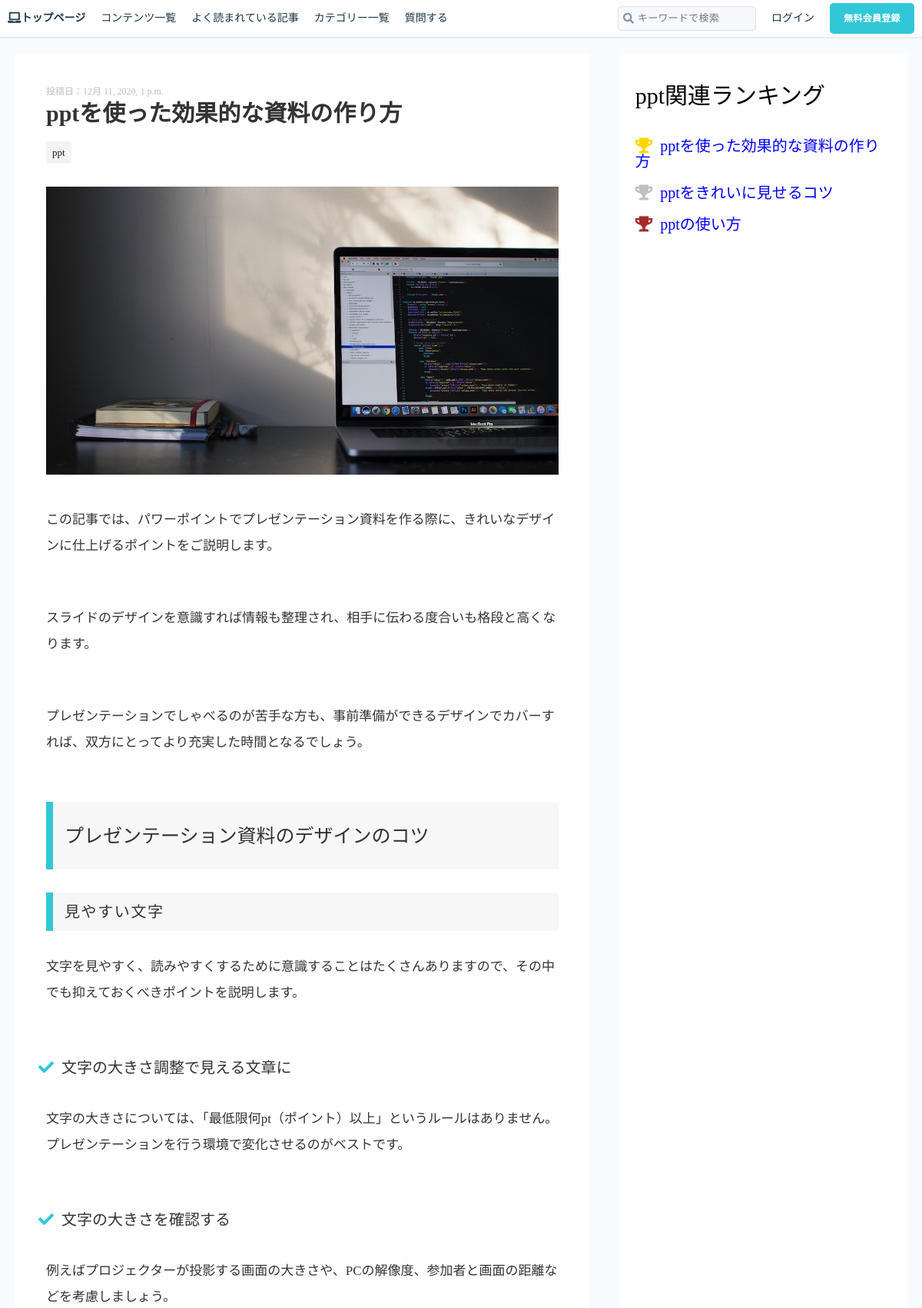
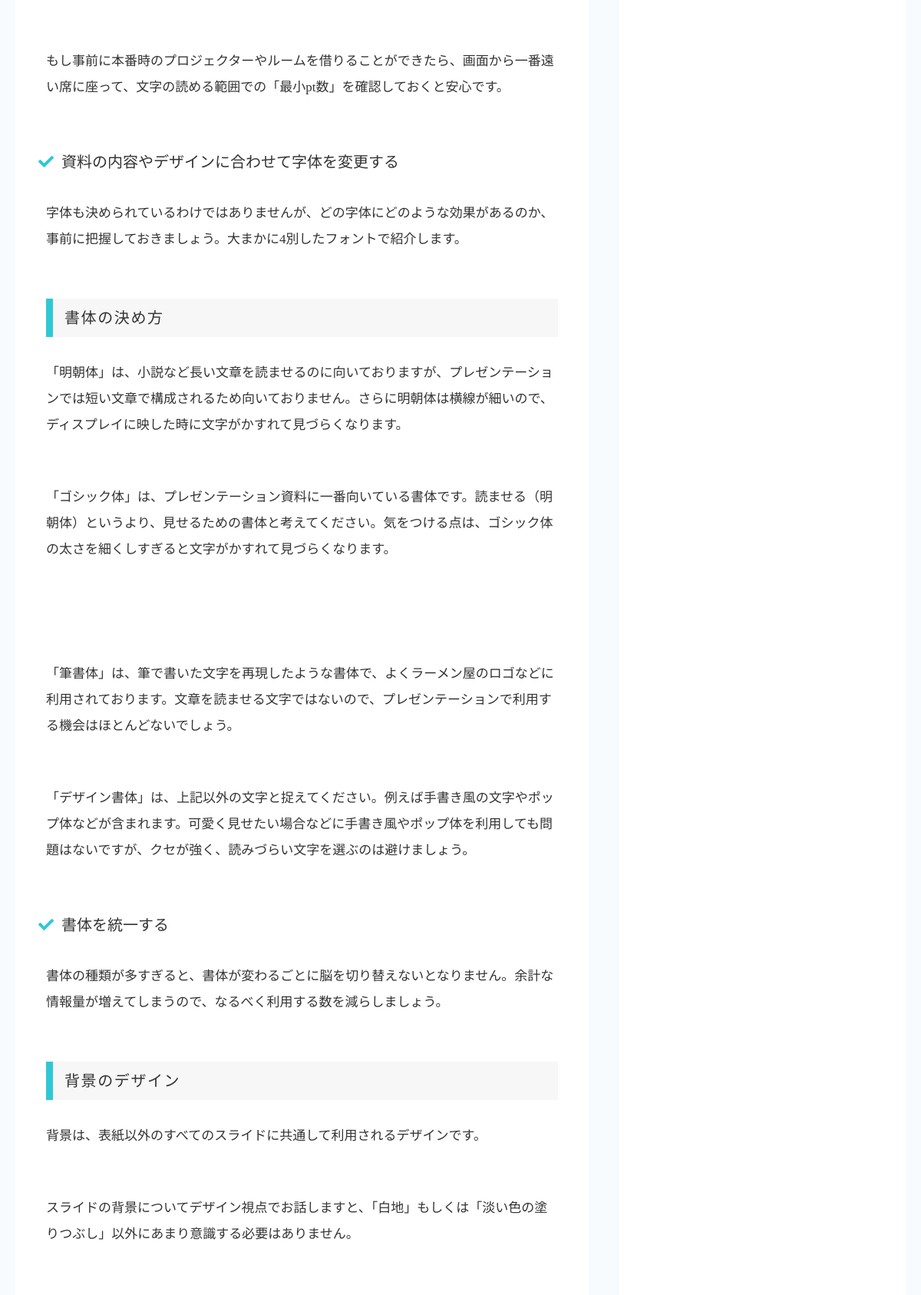
Screenshot of /blog/post/7/detail/ (upper part) with the database file from the repository (2 pictures, top to bottom).
### blogs/models.py (models this page shows, shortened)
class PostModel(models.Model):
    category = models.ForeignKey(Category, on_delete=models.CASCADE)
    tags = models.ManyToManyField(Tag, blank=True)
    title = models.CharField(max_length=255)
    eye_catch = models.ImageField(upload_to='media/', blank=True)
    content = RichTextUploadingField(blank=True, null=True)
    description = models.TextField(blank=True)
    created_at = models.DateTimeField(auto_now_add=True)
    updated_at = models.DateTimeField(auto_now=True)
    published_at = models.DateTimeField(blank=True, null=True)
    is_public = models.BooleanField(default=False)
    views = models.PositiveIntegerField(default=0)
    class Meta:
        ordering = ['-created_at']
    def save(self, *args, **kwargs):
        if self.is_public and not self.published_at:
            self.published_at = timezone.now()
        super().save(*args, **kwargs)

class Tag(models.Model):
    name = models.CharField(max_length=255)
    slug = models.SlugField(unique=True)
    timestamp = models.DateTimeField(auto_now_add=True)

class Category(models.Model):
    parent = models.ForeignKey(
        'self', related_name='children', on_delete=models.CASCADE, blank=True, null=True)
    name = models.CharField(max_length=255)
    slug = models.SlugField(unique=True)
    timestamp = models.DateTimeField(auto_now_add=True)
    def __str__(self):
        return self.name

### blogs/views.py (the view)
# urls.py: path('post/<int:pk>/detail/', PostDetail.as_view(), name='post_detail'),
class PostDetail(DetailView):
    model = PostModel
    template_name = 'blogs/post.html'
    def get_object(self, queryset=None):
        obj = super().get_object(queryset=queryset)
        if not obj.is_public:
            raise Http404
        obj.views += 1
        obj.save()
        return obj
    def get_context_data(self, *args, **kwargs):
        context = super().get_context_data(*args, **kwargs)
        context["allcats"] = Category.objects.filter(parent=None)
        context["category_ranking"] = PostModel.objects.filter(
            category_id=self.object.category_id).order_by('-views')
        context["related_posts"] = PostModel.objects.filter(
            category_id=self.object.category_id).exclude(pk=self.object.pk)
        if self.request.user.is_authenticated:
            context["like"] = Like.objects.filter(
                Q(user=self.request.user) & Q(post=self.object))
        return context

### templates/blogs/post.html (shortened to what this page needs)
{% extends 'base.html' %}
{% load static %}
{% block customcss %}
    <link rel="stylesheet" href="{% static 'css/semantic.min.css' %}">
    <link rel="stylesheet" href="{% static 'css/style.css' %}">
    <link rel="stylesheet" href="{% static 'css/reset.css' %}">
{% endblock customcss %}
{% block main %}
<div id="list-global-container">
    <div class="list-main-container">
    <div class="p-date-box">
        <p class="p-date">投稿日：{{object.published_at}}</p>
    </div>
    <h1 class="p-entry-title">{{object.title}}</h1>
    {% for tag in object.tags.all %}
    <div class="p-tags">
        <a href="p-tab-link">
            <span class="p-tag-name">{{tag.name}}</span>
        </a>
    </div>
    {% endfor %}
    <div class="p-content">
        {{object.content |safe}}
    </div>
    </div>
    <div class="list-aside-container">
        <h2 class="entry-title">{{object.category.slug}}関連ランキング</h2>
        {% for item in category_ranking %}
        <div class="list-item">
            <div class="link-box">
                {% if user.id %}
                <a href="{% url 'save_history'  item.pk %}" class="link-item">
                {% else %}
                <a href="{% url 'post_detail'  item.pk %}" class="link-item">
                {% endif%}
                    <h3 class="item-title"><span class="ranking-order"></span><span class="ranking-headline">{{item.title}}</span></h3>
                </a>
            </div>
        </div>
        {% endfor %}
    </div>
</div>
{% endblock main %}

### static/css/style.css (style rules this page uses)
* { box-sizing: border-box; }
body { color: #8491a5; font-family: "AvenirNext", "Lato", "Hirago KakuGothic ProN", Meiryo, sans-serif; font-size: 1rem; background-color: #f8fbfe; }
a { text-decoration: none; color: #1c3746; }
h1, h2, h3, h4, h5, h6 { color: #2b546a; font-weight: normal; }
#list-global-container { margin: 0 auto; display: flex; padding: 20px 0; }
.list-main-container { background-color: #ffffff; width: 66.66666667%; margin: 0 20px; padding: 40px; }
.list-aside-container { background-color: #ffffff; width: 33.333333%; margin: 0 20px; padding: 40px 20px; }
.entry-title { color: black; font-size: 30px; margin-bottom: 40px; }
.item-title { color: blue; font-size: 20px; margin-bottom: 7px; padding-bottom: 1px; }
.item-title .ranking-order { margin-right: 10px; }
.gold { color: gold; }
.silver { color: silver; }
.bronze { color: brown; }
.list-aside-container .item-title { margin-bottom: 20px; }
.p-date { font-size: 12px; margin: 15px 0; color: #bdbdbd; line-height: 18px; }
.p-entry-title { font-size: 30px; line-height: 40px; color: #333; margin: 20px, 0; font-weight: bold; }
.p-tag-name { font-size: 13px; line-height: 1em; color: #1a1a1a; display: inline-block; padding: 8px 8px; border-radius: 2px; text-decoration: none; background: #f3f3f3; }
.p-content h2 { background: #f7f7f7; padding: 20px 15px 18px; color: #333; border-left: 9px solid rgb(48, 200, 214); line-height: 40px; font-size: 25px; margin-bottom: 30px; line-height: 2; }
.p-content h3, .related-page-headline { background: #f7f7f7; letter-spacing: 1.6px; padding: 5px 15px; border-left: 9px solid rgb(48, 200, 214); color: #333; margin-bottom: 30px; font-size: 20px; line-height: 2; }
.p-content h4 { font-size: 20px; color: #333; margin-bottom: 30px; line-height: 2; }
.p-content h4::before { content: "\f00c"; font-family: "Font Awesome 5 Free"; font-weight: 600; position: relative; left: -10px; color: rgb(48, 200, 214); }
.p-content p { margin-bottom: 60px; font-size: 17px; color: #333; line-height: 2; }
.p-content img { width: 100%; height: auto; margin: 30px 0; }

### rows the page displays
PostModel: published_at "12月 11, 2020, 1 p.m.", title "pptを使った効果的な資料の作り方", content (picture), content "この記事では、パワーポイントでプレゼンテーション資料を作る際に、きれいなデザインに仕上げるポイントをご説明します。 スライドのデザインを意識すれば情報も整理され、相手に伝わる度合いも格段と高くなります。 プレゼンテーションでしゃべるのが苦手な方も、事前準備ができるデザインでカバーすれば、双方にとってより充実した時間となるでしょう。 プレゼンテーション資料のデザインのコツ 見やすい文字 文字を見やすく、読みやすくするために意識することはたくさんありますので、その中でも抑えておくべきポイントを説明します。 文字の大きさ調整で見える文章に 文字の大きさについては、「最低限何pt（ポイント）以上」というルールはありません。プレゼンテーションを行う環境で変化させるのがベストです。 文字の大きさを確認する 例えばプロジェクターが投影する画面の大きさや、PCの解像度、参加者と画面の距離などを考慮しましょう。 もし事前に本番時のプロジェクターやルームを借りることができたら、画面から一番遠い席に座って、文字の読める範囲での「最小pt数」を確認しておくと安心です。 資料の内容やデザインに合わせて字体を変更する 字体も決められているわけではありませんが、どの字体にどのような効果があるのか、事前に把握しておきましょう。大まかに4別したフォントで紹介します。 書体の決め方 「明朝体」は、小説など長い文章を読ませるのに向いておりますが、プレゼンテーションでは短い文章で構成されるため向いておりません。さらに明朝体は横線が細いので、ディスプレイに映した時に文字がかすれて見づらくなります。…", category.slug "ppt"
Tag: name "ppt"
PostModel: title "pptをきれいに見せるコツ"
PostModel: title "pptの使い方"
